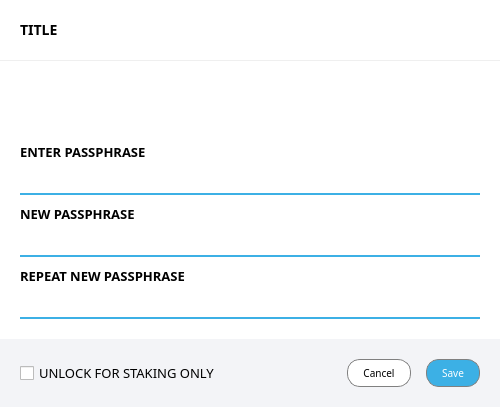
<?xml version="1.0" encoding="UTF-8"?>
<ui version="4.0">
 <class>AskPassphraseDialog</class>
 <widget class="QDialog" name="AskPassphraseDialog">
  <property name="windowModality">
   <enum>Qt::ApplicationModal</enum>
  </property>
  <property name="geometry">
   <rect>
    <x>0</x>
    <y>0</y>
    <width>500</width>
    <height>394</height>
   </rect>
  </property>
  <property name="sizePolicy">
   <sizepolicy hsizetype="Minimum" vsizetype="Minimum">
    <horstretch>0</horstretch>
    <verstretch>0</verstretch>
   </sizepolicy>
  </property>
  <property name="minimumSize">
   <size>
    <width>500</width>
    <height>0</height>
   </size>
  </property>
  <property name="maximumSize">
   <size>
    <width>500</width>
    <height>16777215</height>
   </size>
  </property>
  <property name="windowTitle">
   <string>Passphrase Dialog</string>
  </property>
  <property name="styleSheet">
   <string notr="true">#titleWidget { background-color: white; } QLineEdit { border: none; border-bottom: 2px solid #3cb0e5; padding: 3px 5px; background: transparent; } QLineEdit:disabled { border-color: #899399; }</string>
  </property>
  <property name="modal">
   <bool>true</bool>
  </property>
  <layout class="QVBoxLayout" name="askPassPhraseDialogLayout" stretch="0,1">
   <property name="spacing">
    <number>1</number>
   </property>
   <property name="leftMargin">
    <number>0</number>
   </property>
   <property name="topMargin">
    <number>0</number>
   </property>
   <property name="rightMargin">
    <number>0</number>
   </property>
   <property name="bottomMargin">
    <number>0</number>
   </property>
   <item>
    <widget class="QWidget" name="titleWidget" native="true">
     <layout class="QHBoxLayout" name="titleWidgetLayout">
      <property name="spacing">
       <number>0</number>
      </property>
      <property name="leftMargin">
       <number>20</number>
      </property>
      <property name="topMargin">
       <number>20</number>
      </property>
      <property name="rightMargin">
       <number>20</number>
      </property>
      <property name="bottomMargin">
       <number>20</number>
      </property>
      <item>
       <widget class="QLabel" name="titleLabel">
        <property name="font">
         <font>
          <family>Montserrat</family>
          <pointsize>-1</pointsize>
          <weight>75</weight>
          <bold>true</bold>
         </font>
        </property>
        <property name="styleSheet">
         <string notr="true">#titleLabel { text-transform: uppercase; font-family: 'Montserrat'; font-size: 14px; font-weight: bold; }</string>
        </property>
        <property name="text">
         <string>TITLE</string>
        </property>
       </widget>
      </item>
     </layout>
    </widget>
   </item>
   <item>
    <widget class="QWidget" name="bodyWidget" native="true">
     <property name="sizePolicy">
      <sizepolicy hsizetype="Preferred" vsizetype="Minimum">
       <horstretch>0</horstretch>
       <verstretch>0</verstretch>
      </sizepolicy>
     </property>
     <layout class="QVBoxLayout" name="bodyWidgetLayout">
      <property name="spacing">
       <number>0</number>
      </property>
      <property name="leftMargin">
       <number>0</number>
      </property>
      <property name="topMargin">
       <number>0</number>
      </property>
      <property name="rightMargin">
       <number>0</number>
      </property>
      <property name="bottomMargin">
       <number>0</number>
      </property>
      <item>
       <widget class="QWidget" name="warningWidget" native="true">
        <property name="sizePolicy">
         <sizepolicy hsizetype="Preferred" vsizetype="Minimum">
          <horstretch>0</horstretch>
          <verstretch>0</verstretch>
         </sizepolicy>
        </property>
        <property name="styleSheet">
         <string notr="true">#warningWidget { background-color: white; }</string>
        </property>
        <layout class="QHBoxLayout" name="warningWidgetLayout">
         <property name="spacing">
          <number>20</number>
         </property>
         <property name="leftMargin">
          <number>20</number>
         </property>
         <property name="topMargin">
          <number>20</number>
         </property>
         <property name="rightMargin">
          <number>20</number>
         </property>
         <property name="bottomMargin">
          <number>10</number>
         </property>
         <item>
          <widget class="QLabel" name="warningLabel">
           <property name="font">
            <font>
             <family>Montserrat</family>
             <pointsize>10</pointsize>
            </font>
           </property>
           <property name="styleSheet">
            <string notr="true"/>
           </property>
           <property name="textFormat">
            <enum>Qt::RichText</enum>
           </property>
           <property name="wordWrap">
            <bool>true</bool>
           </property>
          </widget>
         </item>
        </layout>
       </widget>
      </item>
      <item>
       <widget class="QWidget" name="inputWidget" native="true">
        <property name="sizePolicy">
         <sizepolicy hsizetype="Preferred" vsizetype="Minimum">
          <horstretch>0</horstretch>
          <verstretch>0</verstretch>
         </sizepolicy>
        </property>
        <property name="styleSheet">
         <string notr="true">#inputWidget { background-color: white; }</string>
        </property>
        <layout class="QVBoxLayout" name="inputWidgetLayout">
         <property name="spacing">
          <number>10</number>
         </property>
         <property name="leftMargin">
          <number>20</number>
         </property>
         <property name="topMargin">
          <number>10</number>
         </property>
         <property name="rightMargin">
          <number>20</number>
         </property>
         <property name="bottomMargin">
          <number>20</number>
         </property>
         <item>
          <widget class="QLabel" name="capsLabel">
           <property name="sizePolicy">
            <sizepolicy hsizetype="Preferred" vsizetype="Minimum">
             <horstretch>0</horstretch>
             <verstretch>0</verstretch>
            </sizepolicy>
           </property>
           <property name="font">
            <font>
             <weight>75</weight>
             <bold>true</bold>
            </font>
           </property>
           <property name="text">
            <string/>
           </property>
           <property name="alignment">
            <set>Qt::AlignCenter</set>
           </property>
          </widget>
         </item>
         <item>
          <layout class="QVBoxLayout" name="verticalLayout_2">
           <property name="spacing">
            <number>10</number>
           </property>
           <item>
            <widget class="QLabel" name="passLabel1">
             <property name="font">
              <font>
               <family>Montserrat</family>
               <pointsize>10</pointsize>
               <weight>75</weight>
               <bold>true</bold>
              </font>
             </property>
             <property name="text">
              <string>ENTER PASSPHRASE</string>
             </property>
            </widget>
           </item>
           <item>
            <widget class="QLineEdit" name="passEdit1">
             <property name="maximumSize">
              <size>
               <width>16777215</width>
               <height>16777215</height>
              </size>
             </property>
             <property name="echoMode">
              <enum>QLineEdit::Password</enum>
             </property>
            </widget>
           </item>
          </layout>
         </item>
         <item>
          <layout class="QVBoxLayout" name="verticalLayout_3">
           <property name="spacing">
            <number>10</number>
           </property>
           <item>
            <widget class="QLabel" name="passLabel2">
             <property name="font">
              <font>
               <family>Montserrat</family>
               <pointsize>10</pointsize>
               <weight>75</weight>
               <bold>true</bold>
              </font>
             </property>
             <property name="text">
              <string>NEW PASSPHRASE</string>
             </property>
            </widget>
           </item>
           <item>
            <widget class="QLineEdit" name="passEdit2">
             <property name="maximumSize">
              <size>
               <width>16777215</width>
               <height>16777215</height>
              </size>
             </property>
             <property name="echoMode">
              <enum>QLineEdit::Password</enum>
             </property>
            </widget>
           </item>
          </layout>
         </item>
         <item>
          <layout class="QVBoxLayout" name="verticalLayout_4">
           <property name="spacing">
            <number>10</number>
           </property>
           <item>
            <widget class="QLabel" name="passLabel3">
             <property name="font">
              <font>
               <family>Montserrat</family>
               <pointsize>10</pointsize>
               <weight>75</weight>
               <bold>true</bold>
              </font>
             </property>
             <property name="text">
              <string>REPEAT NEW PASSPHRASE</string>
             </property>
            </widget>
           </item>
           <item>
            <widget class="QLineEdit" name="passEdit3">
             <property name="minimumSize">
              <size>
               <width>0</width>
               <height>0</height>
              </size>
             </property>
             <property name="maximumSize">
              <size>
               <width>16777215</width>
               <height>16777215</height>
              </size>
             </property>
             <property name="echoMode">
              <enum>QLineEdit::Password</enum>
             </property>
            </widget>
           </item>
          </layout>
         </item>
        </layout>
       </widget>
      </item>
      <item>
       <widget class="QWidget" name="buttonWidget" native="true">
        <property name="sizePolicy">
         <sizepolicy hsizetype="Fixed" vsizetype="Preferred">
          <horstretch>0</horstretch>
          <verstretch>0</verstretch>
         </sizepolicy>
        </property>
        <property name="minimumSize">
         <size>
          <width>500</width>
          <height>0</height>
         </size>
        </property>
        <property name="maximumSize">
         <size>
          <width>500</width>
          <height>16777215</height>
         </size>
        </property>
        <property name="styleSheet">
         <string notr="true">#buttonWidget { background-color: #f3f4f7; }

QPushButton { font-family: 'Montserrat'; text-transform: uppercase; font-size: 10px; border: 1px solid gray; padding: 0px 15px; border-radius: 13px; min-height: 26px; max-height: 26px; background-color: white; }

QPushButton:hover, QPushButton:pressed { background-color: #1c99d2; color: white; }
QPushButton:disabled { background-color: white; color: gray; }</string>
        </property>
        <layout class="QHBoxLayout" name="horizontalLayout">
         <property name="spacing">
          <number>15</number>
         </property>
         <property name="leftMargin">
          <number>20</number>
         </property>
         <property name="topMargin">
          <number>20</number>
         </property>
         <property name="rightMargin">
          <number>20</number>
         </property>
         <property name="bottomMargin">
          <number>20</number>
         </property>
         <item>
          <widget class="QCheckBox" name="stakingCheckBox">
           <property name="enabled">
            <bool>true</bool>
           </property>
           <property name="font">
            <font>
             <family>Montserrat</family>
             <pointsize>10</pointsize>
            </font>
           </property>
           <property name="visible">
            <bool>true</bool>
           </property>
           <property name="toolTip">
            <string>Serves to disable the trivial sendmoney when OS account compromised. Provides no real security.</string>
           </property>
           <property name="text">
            <string>UNLOCK FOR STAKING ONLY</string>
           </property>
          </widget>
         </item>
         <item>
          <spacer name="horizontalSpacer">
           <property name="orientation">
            <enum>Qt::Horizontal</enum>
           </property>
           <property name="sizeHint" stdset="0">
            <size>
             <width>40</width>
             <height>0</height>
            </size>
           </property>
          </spacer>
         </item>
         <item>
          <widget class="QPushButton" name="cancelButton">
           <property name="font">
            <font>
             <family>Montserrat</family>
             <pointsize>-1</pointsize>
            </font>
           </property>
           <property name="text">
            <string>Cancel</string>
           </property>
           <property name="autoDefault">
            <bool>true</bool>
           </property>
          </widget>
         </item>
         <item>
          <widget class="QPushButton" name="confirmButton">
           <property name="font">
            <font>
             <family>Montserrat</family>
             <pointsize>-1</pointsize>
            </font>
           </property>
           <property name="styleSheet">
            <string notr="true">#confirmButton { background-color: #3cb0e5; color: white; border: 1px solid gray; }
#confirmButton:hover, #confirmButton:pressed { background-color: #1c99d2; }</string>
           </property>
           <property name="text">
            <string>Save</string>
           </property>
           <property name="default">
            <bool>true</bool>
           </property>
          </widget>
         </item>
        </layout>
       </widget>
      </item>
     </layout>
    </widget>
   </item>
  </layout>
 </widget>
 <resources/>
 <connections/>
</ui>
